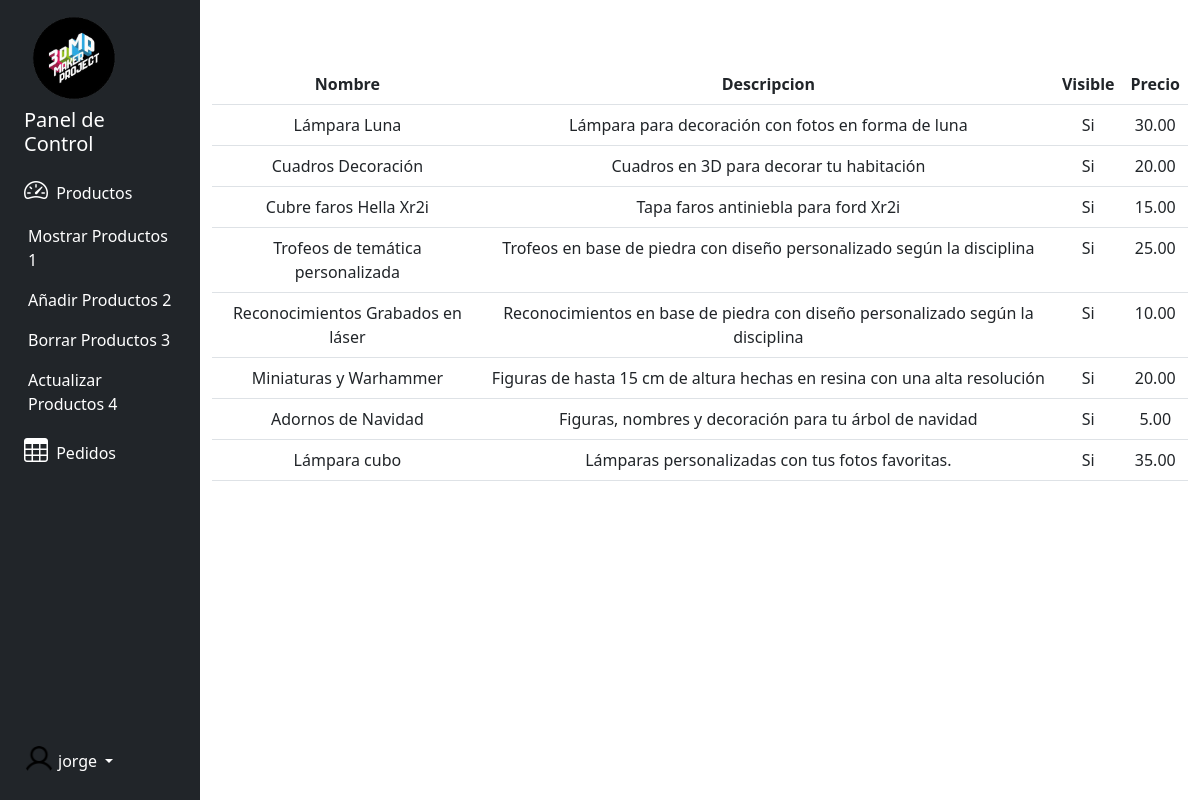
/admin/colaborador.php (signed in), run on the app's committed database.
### tables this page shows
CREATE TABLE IF NOT EXISTS `productos` (
  `id` int(100) NOT NULL AUTO_INCREMENT,
  `idadmin` int(100),
  `nombre` varchar(255) DEFAULT NULL,
  `descripcion` varchar(255) DEFAULT NULL,
  `precio` decimal(30,2) DEFAULT NULL,
  `activado` tinyint(1) DEFAULT NULL,
  PRIMARY KEY (`id`)
);

### admin/colaborador.php (the view, shortened to what this page needs)
<!DOCTYPE html>
<html lang="es">
<head>
    <link href="https://cdn.jsdelivr.net/npm/bootstrap@5.2.2/dist/css/bootstrap.min.css" rel="stylesheet">
    <link rel="stylesheet" href="../css/admin.css">
</head>
<body>
<div class="container-fluid">
    <div class="row flex-nowrap">
        <div class="col-auto col-md-3 col-xl-2 px-sm-2 px-0 bg-dark">
            <div class="d-flex flex-column align-items-center align-items-sm-start px-3 pt-2 text-white min-vh-100">
                <a class="navbar-brand text-center" href="../index.php"><img src="../img/logo.png" alt="Logo" height="100px"></a>
                    <h5 class="fs-5 d-none d-sm-inline text-white text-decoration-none">Panel de Control</h6>
                <ul class="nav nav-pills flex-column mb-sm-auto mb-0 align-items-center align-items-sm-start" id="menu">
                    <li>
                        <a href="#submenu1" data-bs-toggle="collapse" class="nav-link px-0 align-middle">
                            <i class="fs-4 bi-speedometer2 text-white"></i> <span class="ms-1 d-none d-sm-inline text-white">Productos</span> </a>
                        <ul class="collapse show nav flex-column ms-1" id="submenu1" data-bs-parent="#menu">
                            <li class="w-100">
                                <a href="#" class="nav-link px-0 text-white" onclick="mostrarProductosDiv()"> <span class="d-none d-sm-inline text-white">Mostrar Productos</span> 1</a>
                            </li>
                            <li>
                                <a href="#" class="nav-link px-0 text-white" onclick="anadirProductosDiv()"> <span class="d-none d-sm-inline text-white">Añadir Productos</span> 2</a>
                            </li>
                            <li>
                                <a href="#" class="nav-link px-0 text-white" onclick="borrarProductosDiv()"> <span class="d-none d-sm-inline text-white">Borrar Productos</span> 3</a>
                            </li>
                            <li>
                                <a href="#" class="nav-link px-0 text-white" onclick="actualizarProductosDiv()"> <span class="d-none d-sm-inline text-white">Actualizar Productos</span> 4</a>
                            </li>
                        </ul>
                    </li>
                    <li>
                        <a href="#" class="nav-link px-0 align-middle">
                            <i class="fs-4 bi-table text-white"></i> <span class="ms-1 d-none d-sm-inline text-white">Pedidos</span></a>
                    </li>
                </ul>
                <div class="dropdown pb-4">
                    <a href="#" class="d-flex align-items-center text-white text-decoration-none dropdown-toggle" id="dropdownUser1" data-bs-toggle="dropdown" aria-expanded="false">
                        <img src="../img/usuario.png" alt="hugenerd" width="30" height="30" class="rounded-circle">
                        <span class="d-none d-sm-inline mx-1"><?php echo $_SESSION['usuario'];?></span>
                    </a>
                </div>
            </div>
        </div>
        <div class="col py-3" id="prueba">
            <div class="col-6 col-md-12 mt-5" id="mostrarProductos">
                <?php
                    include '../php/connect.php';
                    $consulta = $conn->query("SELECT * FROM productos;");
                    ?>
                <table class='table table-hover text-center'>
                    <tr>
                        <th>Nombre</th>
                        <th>Descripcion</th>
                        <th>Visible</th>
                        <th>Precio</th>
                    </tr>
                <?php
                while ($productos = $consulta->fetch(PDO::FETCH_BOTH )){
                ?>
                    <tr>
                        <td><?php echo $productos['nombre'];?></td>
                        <td><?php echo $productos['descripcion'];?></td>
                        <td><?php echo (($productos['activado'] == 1)?'Si':'No');?></td>
                        <td><?php echo $productos['precio'];?></td>
                    </tr>
                <?php
                }
                ?>
                </table>
            </div>
        </div>
</div>
<link rel="stylesheet" href="https://cdn.jsdelivr.net/npm/bootstrap-icons@1.10.2/font/bootstrap-icons.css">
</body>
</html>

### data on the page
productos: nombre "Lámpara Luna", descripcion "Lámpara para decoración con fotos en forma de luna", activado "Si", precio "30.00"
productos: nombre "Cuadros Decoración", descripcion "Cuadros en 3D para decorar tu habitación", activado "Si", precio "20.00"
productos: nombre "Cubre faros Hella Xr2i", descripcion "Tapa faros antiniebla para ford Xr2i", activado "Si", precio "15.00"
productos: nombre "Trofeos de temática personalizada", descripcion "Trofeos en base de piedra con diseño personalizado según la disciplina", activado "Si", precio "25.00"
productos: nombre "Reconocimientos Grabados en láser", descripcion "Reconocimientos en base de piedra con diseño personalizado según la disciplina", activado "Si", precio "10.00"
productos: nombre "Miniaturas y Warhammer", descripcion "Figuras de hasta 15 cm de altura hechas en resina con una alta resolución", activado "Si", precio "20.00"
productos: nombre "Adornos de Navidad", descripcion "Figuras, nombres y decoración para tu árbol de navidad", activado "Si", precio "5.00"
productos: nombre "Lámpara cubo", descripcion "Lámparas personalizadas con tus fotos favoritas.", activado "Si", precio "35.00"

### other printed values
$_SESSION['usuario'] "jorge"
